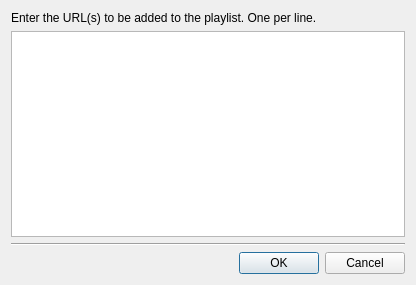
<?xml version="1.0" encoding="UTF-8"?>
<ui version="4.0">
 <class>MultilineInputDialog</class>
 <widget class="QDialog" name="MultilineInputDialog">
  <property name="geometry">
   <rect>
    <x>0</x>
    <y>0</y>
    <width>416</width>
    <height>285</height>
   </rect>
  </property>
  <property name="windowTitle">
   <string>Enter URL(s)</string>
  </property>
  <layout class="QVBoxLayout" name="verticalLayout">
   <item>
    <widget class="QLabel" name="label">
     <property name="text">
      <string>Enter the URL(s) to be added to the playlist. One per line.</string>
     </property>
     <property name="wordWrap">
      <bool>true</bool>
     </property>
    </widget>
   </item>
   <item>
    <widget class="QPlainTextEdit" name="editor"/>
   </item>
   <item>
    <widget class="Line" name="line">
     <property name="orientation">
      <enum>Qt::Horizontal</enum>
     </property>
    </widget>
   </item>
   <item>
    <widget class="QDialogButtonBox" name="buttonBox">
     <property name="orientation">
      <enum>Qt::Horizontal</enum>
     </property>
     <property name="standardButtons">
      <set>QDialogButtonBox::Cancel|QDialogButtonBox::Ok</set>
     </property>
    </widget>
   </item>
  </layout>
 </widget>
 <resources/>
 <connections>
  <connection>
   <sender>buttonBox</sender>
   <signal>accepted()</signal>
   <receiver>MultilineInputDialog</receiver>
   <slot>accept()</slot>
   <hints>
    <hint type="sourcelabel">
     <x>248</x>
     <y>254</y>
    </hint>
    <hint type="destinationlabel">
     <x>157</x>
     <y>274</y>
    </hint>
   </hints>
  </connection>
  <connection>
   <sender>buttonBox</sender>
   <signal>rejected()</signal>
   <receiver>MultilineInputDialog</receiver>
   <slot>reject()</slot>
   <hints>
    <hint type="sourcelabel">
     <x>316</x>
     <y>260</y>
    </hint>
    <hint type="destinationlabel">
     <x>286</x>
     <y>274</y>
    </hint>
   </hints>
  </connection>
 </connections>
</ui>
